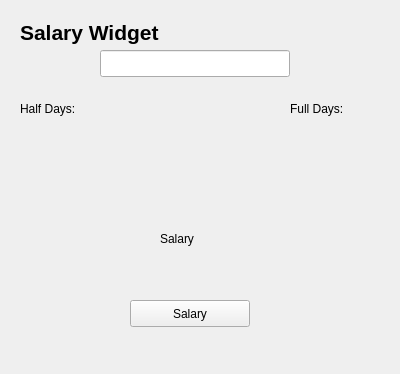
<?xml version="1.0" encoding="UTF-8"?>
<ui version="4.0">
 <class>Salary</class>
 <widget class="QWidget" name="Salary">
  <property name="geometry">
   <rect>
    <x>0</x>
    <y>0</y>
    <width>400</width>
    <height>374</height>
   </rect>
  </property>
  <property name="windowTitle">
   <string>Form</string>
  </property>
  <widget class="QLabel" name="label">
   <property name="geometry">
    <rect>
     <x>20</x>
     <y>20</y>
     <width>142</width>
     <height>24</height>
    </rect>
   </property>
   <property name="font">
    <font>
     <pointsize>16</pointsize>
     <weight>75</weight>
     <bold>true</bold>
    </font>
   </property>
   <property name="text">
    <string>Salary Widget</string>
   </property>
  </widget>
  <widget class="QLabel" name="HalfDays">
   <property name="geometry">
    <rect>
     <x>20</x>
     <y>100</y>
     <width>121</width>
     <height>17</height>
    </rect>
   </property>
   <property name="text">
    <string>Half Days:</string>
   </property>
  </widget>
  <widget class="QLineEdit" name="Id">
   <property name="geometry">
    <rect>
     <x>100</x>
     <y>50</y>
     <width>190</width>
     <height>27</height>
    </rect>
   </property>
  </widget>
  <widget class="QLabel" name="FullDays">
   <property name="geometry">
    <rect>
     <x>290</x>
     <y>100</y>
     <width>69</width>
     <height>17</height>
    </rect>
   </property>
   <property name="text">
    <string>Full Days:</string>
   </property>
  </widget>
  <widget class="QPushButton" name="GetSalary">
   <property name="geometry">
    <rect>
     <x>130</x>
     <y>300</y>
     <width>120</width>
     <height>27</height>
    </rect>
   </property>
   <property name="text">
    <string>Salary</string>
   </property>
  </widget>
  <widget class="QLabel" name="Salary_2">
   <property name="geometry">
    <rect>
     <x>160</x>
     <y>230</y>
     <width>67</width>
     <height>17</height>
    </rect>
   </property>
   <property name="text">
    <string>Salary</string>
   </property>
  </widget>
 </widget>
 <resources/>
 <connections/>
</ui>
